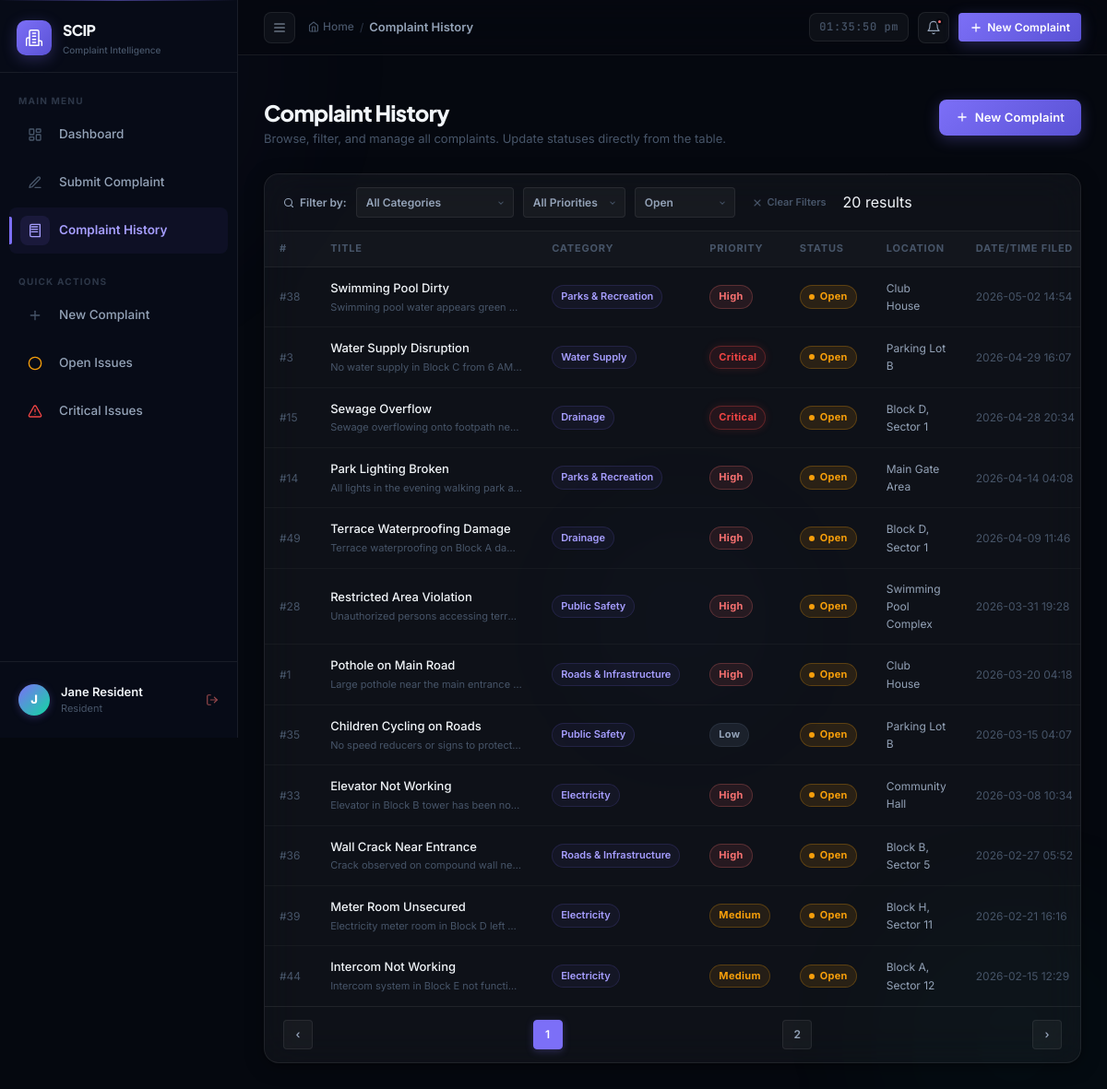
Page /history?status=Open (signed in) on the committed database.
### tables this page shows
CREATE TABLE users (
            id            INTEGER PRIMARY KEY AUTOINCREMENT,
            username      TEXT UNIQUE NOT NULL,
            password_hash TEXT NOT NULL,
            role          TEXT NOT NULL,
            full_name     TEXT NOT NULL,
            created_at    DATETIME DEFAULT CURRENT_TIMESTAMP
        );

CREATE TABLE complaints (
            id          INTEGER PRIMARY KEY AUTOINCREMENT,
            title       TEXT NOT NULL,
            category    TEXT NOT NULL,
            description TEXT,
            priority    TEXT NOT NULL,
            status      TEXT DEFAULT 'Open',
            location    TEXT,
            created_at  DATETIME DEFAULT CURRENT_TIMESTAMP,
            updated_at  DATETIME DEFAULT CURRENT_TIMESTAMP
        , ai_category TEXT, ai_priority TEXT, ai_department TEXT, ai_summary TEXT, user_id INTEGER);

### app.py (the view)
@app.route('/history')
@login_required
def history():
    page     = int(request.args.get('page', 1))
    category = request.args.get('category', '')
    priority = request.args.get('priority', '')
    status   = request.args.get('status', '')
    sort     = request.args.get('sort', 'created_at')
    order    = request.args.get('order', 'desc')
    user_id = None if session.get('role') == 'admin' else session.get('user_id')
    complaints, total, total_pages = get_all_complaints(
        page=page, per_page=12,
        category=category or None,
        priority=priority or None,
        status=status or None,
        sort=sort, order=order,
        user_id=user_id
    )
    return render_template('history.html',
                           complaints=complaints,
                           total=total,
                           total_pages=total_pages,
                           page=page,
                           category=category,
                           priority=priority,
                           status=status,
                           sort=sort,
                           order=order,
                           categories=CATEGORIES,
                           priorities=PRIORITIES,
                           statuses=STATUSES)

### app.py (called while the page is built)
def login_required(f):
    @wraps(f)
    def decorated_function(*args, **kwargs):
        if 'user_id' not in session:
            flash('Please log in to access this page.', 'danger')
            return redirect(url_for('login', next=request.url))
        return f(*args, **kwargs)
    return decorated_function

### database.py (called while the page is built)
def get_db():
    conn = sqlite3.connect(DB_PATH)
    conn.row_factory = sqlite3.Row
    return conn

### templates/history.html (shortened to what this page needs)
{% extends "base.html" %}
{% block breadcrumb %}Complaint History{% endblock %}
{% block content %}
<div class="page-header animate-in">
  <div>
    <h1 class="page-title">Complaint History</h1>
    <p class="page-subtitle">Browse, filter, and manage all complaints. Update statuses directly from the table.</p>
  </div>
  <a href="{{ url_for('submit') }}" class="btn btn-primary">
    <svg class="icon-svg icon-svg-xs" viewBox="0 0 24 24"><line x1="12" x2="12" y1="5" y2="19"/><line x1="5" x2="19" y1="12" y2="12"/></svg>
    New Complaint
  </a>
</div>
<div class="glass-card table-card animate-in" style="animation-delay:0.1s;">
  <div class="filter-bar">
    <span style="font-size:12px; font-weight:600; color:var(--text-secondary); white-space:nowrap; display:inline-flex; align-items:center; gap:6px;">
      <svg class="icon-svg icon-svg-xs" viewBox="0 0 24 24"><circle cx="11" cy="11" r="8"/><line x1="21" x2="16.65" y1="21" y2="16.65"/></svg>
      Filter by:
    </span>
    <form method="GET" action="{{ url_for('history') }}" id="filterForm" style="display:contents;">
      <select name="category" class="filter-select" onchange="this.form.submit()">
        <option value="">All Categories</option>
      </select>
      <select name="priority" class="filter-select" onchange="this.form.submit()">
        <option value="">All Priorities</option>
      </select>
      <select name="status" class="filter-select" onchange="this.form.submit()">
        {% for s in statuses %}
        <option value="{{ s }}" {% if status == s %}selected{% endif %}>{{ s }}</option>
        {% endfor %}
      </select>
    </form>
    {% if category or priority or status %}
    <a href="{{ url_for('history') }}" class="filter-clear">
      <svg class="icon-svg icon-svg-xs" style="margin-right:2px;" viewBox="0 0 24 24"><line x1="18" x2="6" y1="6" y2="18"/><line x1="6" x2="18" y1="6" y2="18"/></svg>
      Clear Filters
    </a>
    {% endif %}
    <span class="results-count">{{ total }} result{{ 's' if total != 1 }}</span>
  </div>
  {% if complaints %}
  <div style="overflow-x:auto;">
    <table class="data-table">
      <thead>
        <tr>
          <th data-sort="id" style="width:60px;">#</th>
          <th data-sort="title">Title</th>
          <th data-sort="category">Category</th>
          <th data-sort="priority">Priority</th>
          <th data-sort="status">Status</th>
          <th>Location</th>
          <th data-sort="created_at">Date/Time Filed</th>
        </tr>
      </thead>
      <tbody>
        {% for c in complaints %}
        <tr>
          <td style="color:var(--text-muted); font-size:12px;">#{{ c.id }}</td>
          <td class="complaint-title-cell">
            <a href="{{ url_for('complaint_detail', complaint_id=c.id) }}" class="complaint-title-link">
              <span class="title-text" title="{{ c.title }}">{{ c.title }}</span>
            </a>
            {% if c.description %}
            <span class="complaint-id" title="{{ c.description }}">{{ c.description[:60] }}{{ '…' if c.description | length > 60 }}</span>
            {% endif %}
          </td>
          <td><span class="category-chip">{{ c.category }}</span></td>
          <td>
            <span class="badge badge-{{ c.priority | lower }}">{{ c.priority }}</span>
          </td>
          <td>
            <span class="badge status-badge
              {% if c.status == 'Open' %}badge-open
              {% elif c.status == 'In Progress' %}badge-progress
              {% else %}badge-resolved{% endif %}">
              <span class="badge-dot"></span>
              {{ c.status }}
            </span>
          </td>
          <td style="color:var(--text-secondary); font-size:12px;">{{ c.location or '—' }}</td>
          <td style="color:var(--text-muted); font-size:12px; white-space:nowrap;" title="{{ c.created_at }}">
            {{ c.created_at[:16].replace('T',' ') }}
          </td>
        </tr>
        {% endfor %}
      </tbody>
    </table>
  </div>
  {% if total_pages > 1 %}
  <div class="pagination">
    {% if page > 1 %}
    <a href="{{ url_for('history', page=page-1, category=category, priority=priority, status=status, sort=sort, order=order) }}"
       class="page-btn">‹</a>
    {% else %}
    <span class="page-btn disabled">‹</span>
    {% endif %}
    {% set start_page = [1, page - 2] | max %}
    {% set end_page = [total_pages, start_page + 4] | min %}
    {% set start_page = [1, end_page - 4] | max %}
    {% for p in range(start_page, end_page + 1) %}
    <a href="{{ url_for('history', page=p, category=category, priority=priority, status=status, sort=sort, order=order) }}"
       class="page-btn {% if p == page %}active{% endif %}">{{ p }}</a>
    {% endfor %}
    {% if page < total_pages %}
    <a href="{{ url_for('history', page=page+1, category=category, priority=priority, status=status, sort=sort, order=order) }}"
       class="page-btn">›</a>
    {% else %}
    <span class="page-btn disabled">›</span>
    {% endif %}
  </div>
  {% endif %}
  {% endif %}
</div>
{% endblock %}

### templates/base.html (shortened to what this page needs)
<!DOCTYPE html>
<html lang="en">
<head>
  <link rel="stylesheet" href="{{ url_for('static', filename='css/style.css', v='3.2') }}" />
</head>
<body>
<div class="bg-orb bg-orb-2"></div>
<div class="bg-orb bg-orb-3"></div>
<aside class="sidebar" id="sidebar">
  <a href="{{ url_for('dashboard') }}" class="sidebar-logo">
    <div class="logo-icon">
      <svg class="icon-svg icon-svg-md" style="stroke:#fff" viewBox="0 0 24 24"><path d="M6 22V4a2 2 0 0 1 2-2h8a2 2 0 0 1 2 2v18Z"/><path d="M6 12H4a2 2 0 0 0-2 2v8"/><path d="M18 16h2a2 2 0 0 1 2 2v4"/><path d="M10 6h4"/><path d="M10 10h4"/><path d="M10 14h4"/><path d="M10 18h4"/></svg>
    </div>
    <div class="logo-text">
      <div class="logo-title">SCIP</div>
      <div class="logo-subtitle">Complaint Intelligence</div>
    </div>
  </a>
  <nav class="sidebar-nav">
    <div class="nav-section-label">Main Menu</div>
    <a href="{{ url_for('dashboard') }}"
       class="nav-item {% if request.endpoint == 'dashboard' %}active{% endif %}"
       data-tooltip="Dashboard">
      <span class="nav-icon">
        <svg class="icon-svg" viewBox="0 0 24 24"><rect width="7" height="9" x="3" y="3" rx="1"/><rect width="7" height="5" x="14" y="3" rx="1"/><rect width="7" height="9" x="14" y="12" rx="1"/><rect width="7" height="5" x="3" y="16" rx="1"/></svg>
      </span>
      <span class="nav-label">Dashboard</span>
    </a>
    <a href="{{ url_for('submit') }}"
       class="nav-item {% if request.endpoint == 'submit' %}active{% endif %}"
       data-tooltip="Submit Complaint">
      <span class="nav-icon">
        <svg class="icon-svg" viewBox="0 0 24 24"><path d="M12 20h9"/><path d="M16.5 3.5a2.12 2.12 0 0 1 3 3L7 19l-4 1 1-4Z"/></svg>
      </span>
      <span class="nav-label">Submit Complaint</span>
    </a>
    <a href="{{ url_for('history') }}"
       class="nav-item {% if request.endpoint == 'history' %}active{% endif %}"
       data-tooltip="Complaint History">
      <span class="nav-icon">
        <svg class="icon-svg" viewBox="0 0 24 24"><path d="M4 19.5v-15A2.5 2.5 0 0 1 6.5 2H20v20H6.5a2.5 2.5 0 0 1-2.5-2.5Z"/><path d="M6 6h10"/><path d="M6 10h10"/><path d="M6 14h10"/></svg>
      </span>
      <span class="nav-label">Complaint History</span>
    </a>
    <div class="nav-section-label" style="margin-top:16px">Quick Actions</div>
    <a href="{{ url_for('submit') }}" class="nav-item" data-tooltip="New Complaint">
      <span class="nav-icon">
        <svg class="icon-svg icon-svg-sm" viewBox="0 0 24 24"><path d="M5 12h14"/><path d="M12 5v14"/></svg>
      </span>
      <span class="nav-label">New Complaint</span>
    </a>
    <a href="{{ url_for('history') }}?status=Open" class="nav-item" data-tooltip="Open Issues">
      <span class="nav-icon">
        <svg class="icon-svg icon-svg-sm" style="stroke:var(--warning)" viewBox="0 0 24 24"><circle cx="12" cy="12" r="10"/></svg>
      </span>
      <span class="nav-label">Open Issues</span>
    </a>
    <a href="{{ url_for('history') }}?priority=Critical" class="nav-item" data-tooltip="Critical Issues">
      <span class="nav-icon">
        <svg class="icon-svg icon-svg-sm" style="stroke:var(--critical)" viewBox="0 0 24 24"><path d="m21.73 18-8-14a2 2 0 0 0-3.48 0l-8 14A2 2 0 0 0 4 21h16a2 2 0 0 0 1.73-3Z"/><path d="M12 9v4"/><path d="M12 17h.01"/></svg>
      </span>
      <span class="nav-label">Critical Issues</span>
    </a>
  </nav>
  <div class="sidebar-footer">
    <div class="sidebar-user" style="display:flex; justify-content:space-between; align-items:center; width:100%;">
      <div style="display:flex; align-items:center; gap:12px;">
        <div class="user-avatar" style="text-transform:uppercase;">
          {{ (session.get('full_name') or session.get('username') or 'U')[0] }}
        </div>
        <div class="user-info">
          <div class="user-name" title="{{ session.get('full_name') }}">{{ session.get('full_name') or 'User' }}</div>
          <div class="user-role">{{ 'Society Manager' if session.get('role') == 'admin' else 'Resident' }}</div>
        </div>
      </div>
      <a href="{{ url_for('logout') }}" class="logout-btn" title="Log Out" style="color:var(--text-muted); opacity:0.6; transition:opacity 0.2s; display:flex; align-items:center;" onmouseover="this.style.opacity='1'" onmouseout="this.style.opacity='0.6'">
        <svg class="icon-svg icon-svg-sm" style="stroke:var(--danger)" viewBox="0 0 24 24"><path d="M9 21H5a2 2 0 0 1-2-2V5a2 2 0 0 1 2-2h4"/><polyline points="16 17 21 12 16 7"/><line x1="21" x2="9" y1="12" y2="12"/></svg>
      </a>
    </div>
  </div>
</aside>
<div class="main-content" id="mainContent">
  <header class="topbar">
    <div class="topbar-left">
      <button class="sidebar-toggle" id="sidebarToggle" aria-label="Toggle Sidebar">
        <svg class="icon-svg" viewBox="0 0 24 24"><line x1="4" x2="20" y1="12" y2="12"/><line x1="4" x2="20" y1="6" y2="6"/><line x1="4" x2="20" y1="18" y2="18"/></svg>
      </button>
      <nav class="page-breadcrumb">
        <a href="{{ url_for('dashboard') }}" class="breadcrumb-home">
          <span style="display:inline-flex; align-items:center; gap:4px;">
            <svg class="icon-svg icon-svg-xs" viewBox="0 0 24 24"><path d="m3 9 9-7 9 7v11a2 2 0 0 1-2 2H5a2 2 0 0 1-2-2z"/><polyline points="9 22 9 12 15 12 15 22"/></svg>
            Home
          </span>
        </a>
        <span class="breadcrumb-sep">/</span>
        <span class="breadcrumb-current">{% block breadcrumb %}Dashboard{% endblock %}</span>
      </nav>
    </div>
    <div class="topbar-right">
      <span class="topbar-time" id="liveClock"></span>
      <a href="{{ url_for('history') }}?status=Open" class="topbar-btn" title="Open Complaints">
        <svg class="icon-svg" viewBox="0 0 24 24"><path d="M6 8a6 6 0 0 1 12 0c0 7 3 9 3 9H3s3-2 3-9"/><path d="M10.3 21a1.94 1.94 0 0 0 3.4 0"/></svg>
        <span class="notif-dot"></span>
      </a>
      <a href="{{ url_for('submit') }}" class="btn btn-primary btn-sm">
        <svg class="icon-svg icon-svg-xs" viewBox="0 0 24 24"><line x1="12" x2="12" y1="5" y2="19"/><line x1="5" x2="19" y1="12" y2="12"/></svg>
        New Complaint
      </a>
    </div>
  </header>
  <div style="padding: 0 28px; padding-top: 20px;">
  </div>
  <main class="page-content">
    {% block content %}{% endblock %}
  </main>
</div>
</body>
</html>

### rows in the picture
users: full_name "Jane Resident"
complaints: id "38", title "Swimming Pool Dirty", description "Swimming pool water appears green…", category "Parks & Recreation", priority "High", status "Open", location "Club House", created_at "2026-05-02 14:54"
complaints: id "3", title "Water Supply Disruption", description "No water supply in Block C from 6 AM…", category "Water Supply", priority "Critical", status "Open", location "Parking Lot B", created_at "2026-04-29 16:07"
complaints: id "15", title "Sewage Overflow", description "Sewage overflowing onto footpath ne…", category "Drainage", priority "Critical", status "Open", location "Block D, Sector 1", created_at "2026-04-28 20:34"
complaints: id "14", title "Park Lighting Broken", description "All lights in the evening walking park a…", category "Parks & Recreation", priority "High", status "Open", location "Main Gate Area", created_at "2026-04-14 04:08"
complaints: id "49", title "Terrace Waterproofing Damage", description "Terrace waterproofing on Block A da…", category "Drainage", priority "High", status "Open", location "Block D, Sector 1", created_at "2026-04-09 11:46"
complaints: id "28", title "Restricted Area Violation", description "Unauthorized persons accessing terr…", category "Public Safety", priority "High", status "Open", location "Swimming Pool Complex", created_at "2026-03-31 19:28"
complaints: id "1", title "Pothole on Main Road", description "Large pothole near the main entrance…", category "Roads & Infrastructure", priority "High", status "Open", location "Club House", created_at "2026-03-20 04:18"
complaints: id "35", title "Children Cycling on Roads", description "No speed reducers or signs to protect…", category "Public Safety", priority "Low", status "Open", location "Parking Lot B", created_at "2026-03-15 04:07"
complaints: id "33", title "Elevator Not Working", description "Elevator in Block B tower has been no…", category "Electricity", priority "High", status "Open", location "Community Hall", created_at "2026-03-08 10:34"
complaints: id "36", title "Wall Crack Near Entrance", description "Crack observed on compound wall ne…", category "Roads & Infrastructure", priority "High", status "Open", location "Block B, Sector 5", created_at "2026-02-27 05:52"
complaints: id "39", title "Meter Room Unsecured", description "Electricity meter room in Block D left…", category "Electricity", priority "Medium", status "Open", location "Block H, Sector 11", created_at "2026-02-21 16:16"
complaints: id "44", title "Intercom Not Working", description "Intercom system in Block E not functi…", category "Electricity", priority "Medium", status "Open", location "Block A, Sector 12", created_at "2026-02-15 12:29"

### other values in the picture
{{ (session.get('full_name') or session.get('username') or 'U')[0] }} "J"
{{ 'Society Manager' if session.get('role') == 'admin' else 'Resident' }} "Resident"
{{ total }} "20"
{{ 's' if total != 1 }} "s"
{{ p }} "1" "2"
form field status "Open"
